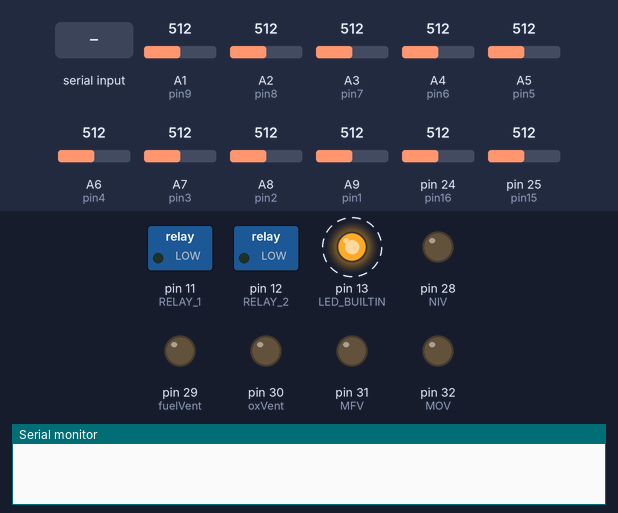
Simulated run of this program. Board: Teensy 4. On the bench: switched loads named in the program (green lamp = pin HIGH), output pins drawn as LEDs (lit = HIGH), the last lines printed to the serial monitor. Dashed ring = blinking. Inputs (shaded band) come from the test bench; at power-on: A1 (pin9) = 512, A2 (pin8) = 512, A3 (pin7) = 512, A4 (pin6) = 512, A5 (pin5) = 512, A6 (pin4) = 512, A7 (pin3) = 512, A8 (pin2) = 512, A9 (pin1) = 512, pin 24 (pin16) = 512, pin 25 (pin15) = 512 (analog values on the 0–1023 scale). Storage starts empty.

Above: at 1.2 s.
1.3 s: A1 (pin9) set to 30
4.3 s: "S" received over the second serial link
At 5.4 s:
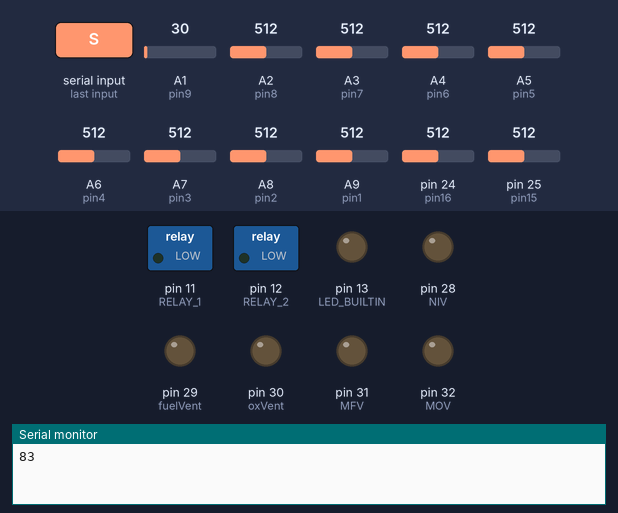
Timing chart, 0 to 7.3 s (numbered marks = the images above; inputs shaded):
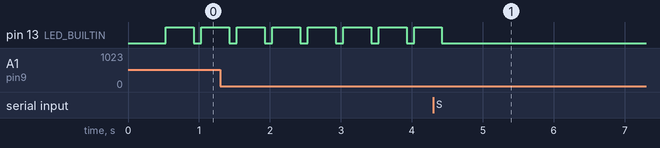

The program:

main.cpp
```cpp
// #include <SD.h>
#include <SPI.h>
#include <string>
#include <iostream>
#include <stdbool.h> // Allows use of booleans
#include <State.h>
#include "HX711.h"

#define SCK 27
#define DT 26

HX711 scale;

// rs serial define (i think this is rs485)
//#define HWSERIAL Serial1

// put function declarations here:
void dataToBuffer1();
void dataToBuffer2();
void startHighSpeed();
void stopHighSpeed();
void readLoadCell();
void readData();
void writeData(int, float (*)[11]);

// Create an IntervalTimer object
IntervalTimer myTimer, loadCell;

const int ledPin = LED_BUILTIN;  // the pin with a LED

const float sampleRate = 4500; // Hz

const float TIME_STEP = 1 / sampleRate;

const float highSpeed = 1000000 / sampleRate; // convert from Hz to microseconds
//const float highSpeed = 210; //4761.9 hz
const float lowSpeed = 10000;

#define BUFFER_SIZE 50  // Number of entries in each buffer
#define ENTRY_SIZE 11   // Number of float values per entry

// Define two buffers as 2D arrays of floats
float buffer1[BUFFER_SIZE][ENTRY_SIZE] = {{0}};
float buffer2[BUFFER_SIZE][ENTRY_SIZE] = {{0}};

// Define loadcell variable
long loadcell = 0;

// state machine byte
int newState = 0;

// Define index variables for each buffer
int buffer1_index = 0;
int buffer2_index = 0;

// buffer write flag
bool writeToBuffer1 = true;
// flags from writing data from a buffer to SD (serialout for now)
bool saveFromBuffer1 = false;
bool saveFromBuffer2 = false;

// Initialize all the pins we could want to use (only reading 9)
float pin1 = A9;
float pin2 = A8;
float pin3 = A7;
float pin4 = A6;
float pin5 = A5;
float pin6 = A4;
float pin7 = A3;
float pin8 = A2;
float pin9 = A1;
float pin10 = A0;
float pin11 = A17;
float pin12 = A16;
float pin13 = A15;
float pin14 = A14;
float pin15 = A11;
float pin16 = A10;

// Valve pin numbers
int NIV = 28;
int fuelVent = 29;
int oxVent = 30;
int MFV = 31;
int MOV = 32;
int RELAY_1 = 11;
int RELAY_2 = 12;

// rs485 transmit enable
// int rs485_enable = 2;

// SD card variable initializations
// change this to match your SD shield or module;
// Arduino Ethernet shield: pin 4
// Adafruit SD shields and modules: pin 10
// Sparkfun SD shield: pin 8
// Teensy audio board: pin 10
// Teensy 3.5 & 3.6 & 4.1 on-board: BUILTIN_SDCARD
// Wiz820+SD board: pin 4
// Teensy 2.0: pin 0
// Teensy++ 2.0: pin 20
const int chipSelect = BUILTIN_SDCARD;
// file name minus the file number
std::string baseFile = "dataFile";
// std::string opject we are using to build our filename
// I don't like how hard this was for me to figure out hopefully it's not super slow
std::string fileString;
// initialized filename variable, const is okay because it should only change on power cycles
const char* fileName;
// filename numbers will start at 1 and count up
int fileNum = 1;

std::string baseLog = "log";
std::string logString;
const char* logName;

void setup() {

  // LED for blinking while writing to SD
  pinMode(LED_BUILTIN, OUTPUT);
  digitalWrite(LED_BUILTIN, LOW);

 // pin mode initializations
 pinMode(NIV, OUTPUT);
 pinMode(fuelVent, OUTPUT);
 pinMode(oxVent, OUTPUT);
 pinMode(MFV, OUTPUT);
 pinMode(MOV, OUTPUT);
 pinMode(RELAY_1, OUTPUT);
 pinMode(RELAY_2, OUTPUT);

 // set all pins low (closed) on power up
 digitalWrite(NIV, LOW);
 digitalWrite(fuelVent, LOW);
 digitalWrite(oxVent, LOW);
 digitalWrite(MFV, LOW);
 digitalWrite(MOV, LOW);
 digitalWrite(RELAY_1, LOW);
 digitalWrite(RELAY_2, LOW);

  // start serial, i used 115200 because it was big, can always change this
  // baud rates must match on both ends of comms
  Serial1.begin(115200);
  // Serial.begin(115200);


  // unsure if this is necessary but it works
  analogReadResolution(12);

  // attempt to initialize SD card
  Serial1.print("Initializing SD card...");

  // see if the card is present and can be initialized:
  // unsure if this would resolve by plugging in a card
  if (!SD.begin(chipSelect)) {
    Serial1.println("Card failed, or not present");
    while (!SD.begin(chipSelect)) {
      Serial1.println("No SD card, insert a card and restart or go fuck yourself");
      delay(1000);
    }
  }
  // announce that we have a card and got past the blockage
  Serial1.println("card initialized.");

  // tmp changes the int fileNum to a string to be concatenated
  std::string tmp = std::to_string(fileNum);

  // concatenate our first guess at a free filename into std::string object
  fileString = baseFile + tmp + ".txt";

  // check if the filename exists, iterate up until it does not
  while (SD.exists(fileString.c_str())){
    //iterate fileNum and retry the string
    fileNum = fileNum + 1;
    tmp = std::to_string(fileNum);
    fileString = baseFile + tmp + ".txt";
    logString = baseLog + tmp + ".log";
  }
  // give the filename to fileName in a const char* type so it can be used with the SD library
  fileName = fileString.c_str();
  logName = logString.c_str();
  // print our new filename so we can check it out
  Serial1.println("new filename");
  Serial1.println(fileName);

  // start the sampling rate object, this will interrupt (hopefully) all functions to maintain sample rate
  myTimer.begin(readData, lowSpeed);  // (program, delay in microseconds)
  // loadCell.begin(readLoadCell, 10000); // read loadcell every 100Hz
}

// The main program will print the data to serial monitor
void loop() {

  if (saveFromBuffer1) {
    writeData(1, buffer1);
  }

  if (saveFromBuffer2) {
    writeData(2, buffer2);
  }
    if (Serial1.available() > 0) {

    newState = Serial1.read();
    // newState = newState - 49;
    Serial.println(newState, DEC);
    switch (newState)
    {
    case 83:
      startHighSpeed();
      break;

    case 41:
      stopHighSpeed();
      break;

    default:
      stateMachine(&NIV, &fuelVent, &oxVent, &MFV, &MOV, newState, logName);
      break;
    }

  }
}

// put function definitions here:
void dataToBuffer1() {
  // read data into buffer1
  buffer1[buffer1_index][0] = micros();
  buffer1[buffer1_index][1] = analogRead(pin1);
  buffer1[buffer1_index][2] = analogRead(pin2);
  buffer1[buffer1_index][3] = analogRead(pin3);
  buffer1[buffer1_index][4] = analogRead(pin4);
  buffer1[buffer1_index][5] = analogRead(pin5);
  buffer1[buffer1_index][6] = analogRead(pin6);
  buffer1[buffer1_index][7] = analogRead(pin7);
  buffer1[buffer1_index][8] = analogRead(pin15);
  buffer1[buffer1_index][9] = analogRead(pin16);
  // buffer1[buffer1_index][10] = loadcell;
  buffer1[buffer1_index][10] = 0.0;
  buffer1_index++;
}

void dataToBuffer2() {
  // read data into buffer2
  buffer2[buffer2_index][0] = micros();
  buffer2[buffer2_index][1] = analogRead(pin1);
  buffer2[buffer2_index][2] = analogRead(pin2);
  buffer2[buffer2_index][3] = analogRead(pin3);
  buffer2[buffer2_index][4] = analogRead(pin4);
  buffer2[buffer2_index][5] = analogRead(pin5);
  buffer2[buffer2_index][6] = analogRead(pin6);
  buffer2[buffer2_index][7] = analogRead(pin7);
  buffer2[buffer2_index][8] = analogRead(pin8);
  buffer2[buffer2_index][9] = analogRead(pin9);
  // buffer2[buffer2_index][10] = loadcell;
  buffer2[buffer2_index][10] = 0.0;
  buffer2_index++;
}

void startHighSpeed(){
  myTimer.update(highSpeed);
}

void stopHighSpeed(){
  myTimer.update(lowSpeed);
}

void readLoadCell(){
  loadcell =  scale.get_units(10);
}

// functions called by IntervalTimer should be short, run as quickly as
// possible, and should avoid calling other functions if possible.
void readData() {

  // Check if buffer 1 is full
  if (buffer1_index >= BUFFER_SIZE) {
    buffer1_index = 0;  // Reset index for buffer 1
    writeToBuffer1 = false; // when buffer1 is full flag will trip to write to buffer2 as buffer1 is saved
    saveFromBuffer1 = true; // flag tripped to begin saving from buffer1 to SD
    // xTaskNotifyGive(writeToTerminalFunction);  // Signal writeToTerminalTask to write to term
  }

  // Check if buffer 2 is full
  if (buffer2_index >= BUFFER_SIZE) {
    buffer2_index = 0;  // Reset index for buffer 2
    writeToBuffer1 = true; // when buffer2 is full flag will trip to write to buffer1 as buffer2 is saved
    saveFromBuffer2 = true; // flag tripped to begin saving from buffer2 to SD
    // xTaskNotifyGive(writeToTerminalFunction);  // Signal writeToTerminalTask to write to term
  }

  if (writeToBuffer1) {
    dataToBuffer1();
  }
  else {
    dataToBuffer2();
  }
}

void writeData(int buffer_select, float buffer[BUFFER_SIZE][ENTRY_SIZE]) {

  digitalWrite(LED_BUILTIN, HIGH);
  File dataFile = SD.open(fileName, FILE_WRITE);

  int i,j;

  for (i=0;i<BUFFER_SIZE;i++) {
    for (j=0;j<ENTRY_SIZE;j++) {
      Serial1.print(buffer[i][j]);
      Serial1.print(" ");
      if (dataFile){
        dataFile.print(buffer[i][j]);
        dataFile.print(" ");
      }
      buffer[i][j] = 0; // Clear buffer after writing
    }
    Serial1.println(" ");
    if (dataFile){
      dataFile.println(" ");
    }
  }
  dataFile.flush();
  dataFile.close();
  Serial1.flush();
  digitalWrite(LED_BUILTIN, LOW);

  if (buffer_select == 1) {
    saveFromBuffer1 = false; // flag tripped to cancel saving from buffer1 to SD
  }

  if (buffer_select == 2) {
    saveFromBuffer2 = false; // flag tripped to cancel saving from buffer1 to SD
  }

  // Clear buffer after writing
  // memset(buffer, 0, sizeof([BUFFER_SIZE][ENTRY_SIZE]));
}
```

Measured:
- after the input at 4.3 s, pin 13 (LED_BUILTIN): goes on until 4.4 s, then stays LOW
- by itself, pin 13 (LED_BUILTIN): alternates HIGH for 0.40 s and LOW for 0.11 s
